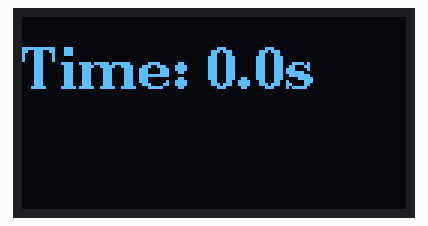
This sketch was run on a simulated Arduino Uno, built with avr-gcc and run on an emulated ATmega328P. Shown: 128×64 one-colour display.

Above: at 0.1 s.
At 4.5 s:
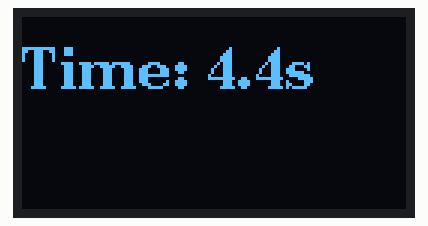
At 9.5 s:
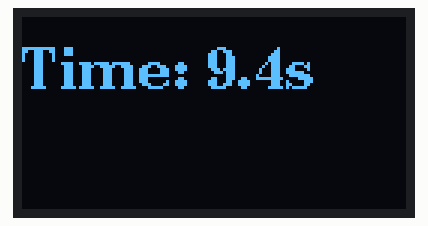
At 19.4 s:
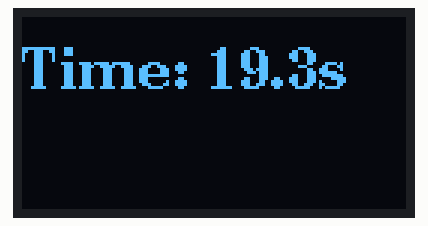
At 29.3 s:
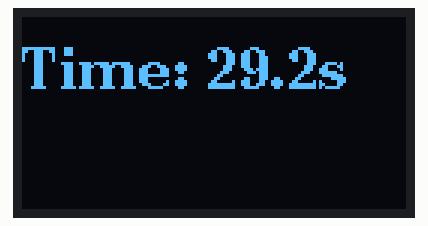
At 39.2 s:
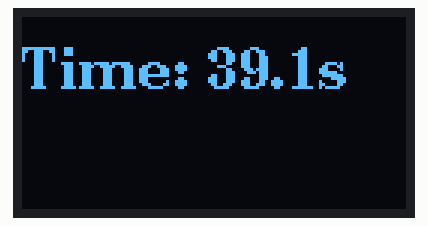

Measured:
- what the display in image 0 shows lasts 0.5 s, from 0.1 s to 0.6 s
- what the display in image 3 shows lasts 0.6 s, from 19.3 s to 19.9 s

The sketch:

oled_demo.ino
```cpp
// Feather M0: MOSI (Data) - 23, SLCK (Clk) - 24
// DC - 10
// RST - 11
// CS - 12

#include <SPI.h>
#include <U8g2lib.h>
#include <Wire.h>

U8G2_SSD1306_128X64_NONAME_F_4W_HW_SPI u8g2(U8G2_R0, 12, 10, 11);

void setup(void) {
  Serial.begin(9600);
  u8g2.begin();
}

void loop() {
  String message = "Time: " + String(millis() / 1000.0, 1) + "s";

  u8g2.clearBuffer();
  u8g2.setFont(u8g2_font_ncenB14_tr);
  u8g2.drawStr(0, 24, message.c_str());
  u8g2.sendBuffer();

  delay(500);
}
```
